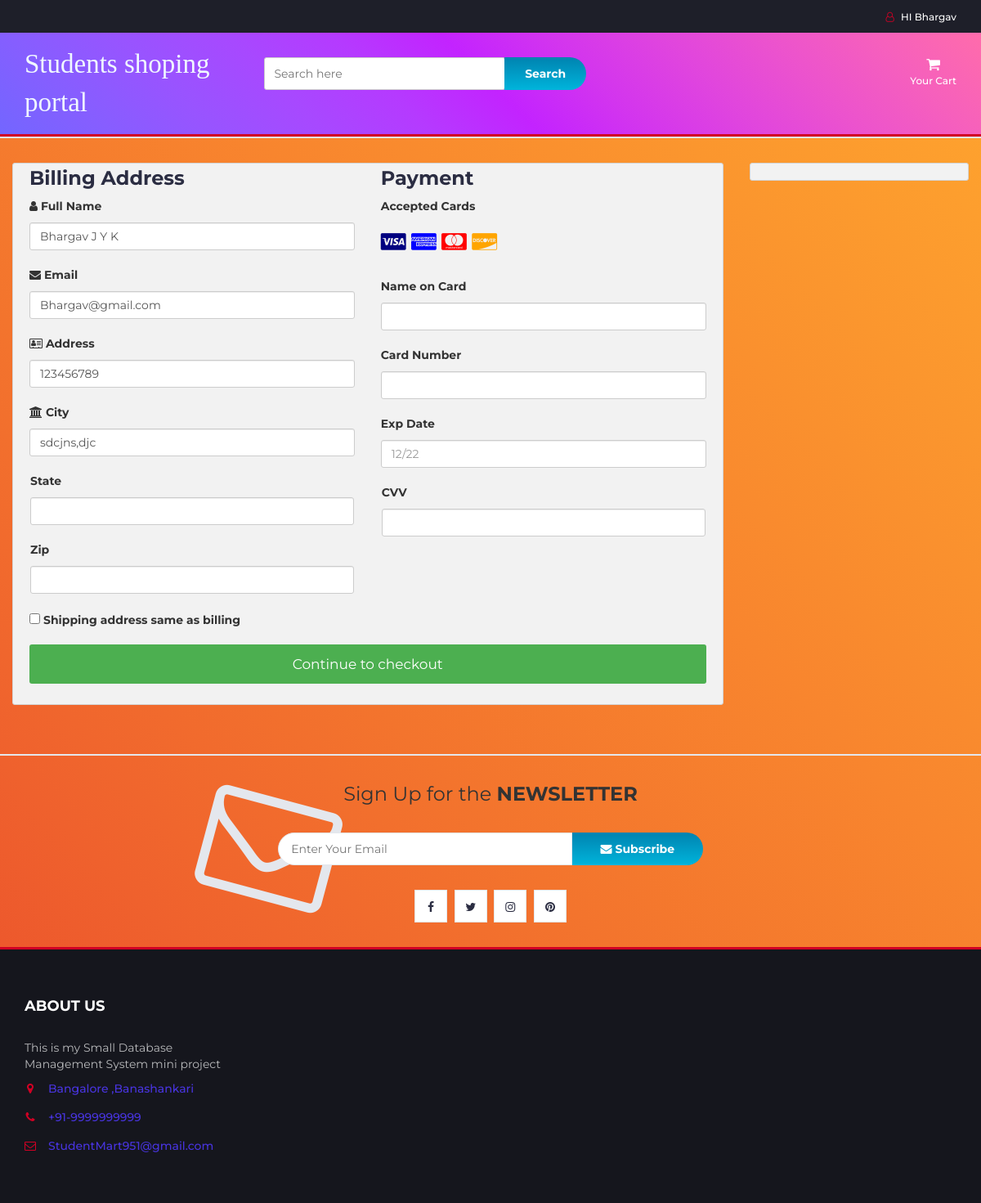
The page /checkout.php (signed in) on the database its author committed.
### tables this page shows
CREATE TABLE `user_info` (
  `user_id` int(10) NOT NULL,
  `first_name` varchar(100) NOT NULL,
  `last_name` varchar(100) NOT NULL,
  `email` varchar(300) NOT NULL,
  `password` varchar(300) NOT NULL,
  `mobile` varchar(10) NOT NULL,
  `address1` varchar(300) NOT NULL,
  `address2` varchar(11) NOT NULL
);

### checkout.php (the view, shortened to what this page needs)
<?php
include "db.php";
include "header.php";
?>
<section class="section">
	<div class="container-fluid">
		<div class="row-checkout">
		<?php
		if(isset($_SESSION["uid"])){
			$sql = "SELECT * FROM user_info WHERE user_id='$_SESSION[uid]'";
			$query = mysqli_query($con,$sql);
			$row=mysqli_fetch_array($query);
		echo'
			<div class="col-75">
				<div class="container-checkout">
				<form id="checkout_form" action="checkout_process.php" method="POST" class="was-validated">
					<div class="row-checkout">
					<div class="col-50">
						<h3>Billing Address</h3>
						<label for="fname"><i class="fa fa-user" ></i> Full Name</label>
						<input type="text" id="fname" class="form-control" name="firstname" pattern="^[a-zA-Z ]+$"  value="'.$row["first_name"].' '.$row["last_name"].'">
						<label for="email"><i class="fa fa-envelope"></i> Email</label>
						<input type="text" id="email" name="email" class="form-control" pattern="^[_a-z0-9-]+(\.[_a-z0-9-]+)*@[a-z0-9]+(\.[a-z]{2,4})$" value="'.$row["email"].'" required>
						<label for="adr"><i class="fa fa-address-card-o"></i> Address</label>
						<input type="text" id="adr" name="address" class="form-control" value="'.$row["address1"].'" required>
						<label for="city"><i class="fa fa-institution"></i> City</label>
						<input type="text" id="city" name="city" class="form-control" value="'.$row["address2"].'" pattern="^[a-zA-Z ]+$" required>
						<div class="row">
						<div class="col-50">
							<label for="state">State</label>
							<input type="text" id="state" name="state" class="form-control" pattern="^[a-zA-Z ]+$" required>
						</div>
						<div class="col-50">
							<label for="zip">Zip</label>
							<input type="text" id="zip" name="zip" class="form-control" pattern="^[0-9]{6}(?:-[0-9]{4})?$" required>
						</div>
						</div>
					</div>
					<div class="col-50">
						<h3>Payment</h3>
						<label for="fname">Accepted Cards</label>
						<div class="icon-container">
						<i class="fa fa-cc-visa" style="color:navy;"></i>
						<i class="fa fa-cc-amex" style="color:blue;"></i>
						<i class="fa fa-cc-mastercard" style="color:red;"></i>
						<i class="fa fa-cc-discover" style="color:orange;"></i>
						</div>
						<label for="cname">Name on Card</label>
						<input type="text" id="cname" name="cardname" class="form-control" pattern="^[a-zA-Z ]+$" required>
						<div class="form-group" id="card-number-field">
                        <label for="cardNumber">Card Number</label>
                        <input type="text" class="form-control" id="cardNumber" name="cardNumber" required>
                    </div>
						<label for="expdate">Exp Date</label>
						<input type="text" id="expdate" name="expdate" class="form-control" pattern="^((0[1-9])|(1[0-2]))\/(\d{2})$" placeholder="12/22"required>
						<div class="row">
						<div class="col-50">
							<div class="form-group CVV">
								<label for="cvv">CVV</label>
								<input type="text" class="form-control" name="cvv" id="cvv" required>
						</div>
						</div>
					</div>
					</div>
					</div>
					<label><input type="CHECKBOX" name="q" class="roomselect" value="conform" required> Shipping address same as billing
					</label>';
					$total=0;
					$total_count=$_POST['total_count'];
				echo'
				<input type="hidden" name="total_count" value="'.$total_count.'">
					<input type="hidden" name="total_price" value="'.$total.'">
					<input type="submit" id="submit" value="Continue to checkout" class="checkout-btn">
				</form>
				</div>
			</div>
			';
		}else{
			echo"<script>window.location.href = 'cart.php'</script>";
		}
		?>
			<div class="col-25">
				<div class="container-checkout">
				</div>
			</div>
		</div>
	</div>
</section>
		<div id="newsletter" class="section">
			<div class="container">
				<div class="row">
					<div class="col-md-12">
						<div class="newsletter">
							<p>Sign Up for the <strong>NEWSLETTER</strong></p>
							<form >
								<input class="input" type="email" placeholder="Enter Your Email">
								<button class="newsletter-btn"><i class="fa fa-envelope"></i> Subscribe</button>
							</form>
							<ul class="newsletter-follow">
								<li>
									<a href="#"><i class="fa fa-facebook"></i></a>
								</li>
								<li>
									<a href="#"><i class="fa fa-twitter"></i></a>
								</li>
								<li>
									<a href="#"><i class="fa fa-instagram"></i></a>
								</li>
								<li>
									<a href="#"><i class="fa fa-pinterest"></i></a>
								</li>
							</ul>
						</div>
					</div>
				</div>
			</div>
		</div>
<?php
include "footer.php";
?>

### header.php (shortened to what this page needs)
<!DOCTYPE html>
<html lang="en">
	<head>
		<link type="text/css" rel="stylesheet" href="css/bootstrap.min.css"/>
		<link type="text/css" rel="stylesheet" href="css/slick.css"/>
		<link type="text/css" rel="stylesheet" href="css/slick-theme.css"/>
		<link type="text/css" rel="stylesheet" href="css/nouislider.min.css"/>
		<link rel="stylesheet" href="css/font-awesome.min.css">
		<link type="text/css" rel="stylesheet" href="css/style.css"/>
		<link type="text/css" rel="stylesheet" href="css/accountbtn.css"/>
    </head>
	<body>
		<header>
			<div id="top-header">
				<div class="container">
					<ul class="header-links pull-right">
						<li><?php
                             include "db.php";
                            if(isset($_SESSION["uid"])){
                                $sql = "SELECT first_name FROM user_info WHERE user_id='$_SESSION[uid]'";
                                $query = mysqli_query($con,$sql);
                                $row=mysqli_fetch_array($query);
                                echo '
                               <div class="dropdownn">
                                  <a href="#" class="dropdownn" data-toggle="modal" data-target="#myModal" ><i class="fa fa-user-o"></i> HI '.$row["first_name"].'</a>
                                  <div class="dropdownn-content">
                                    <a href="" data-toggle="modal" data-target="#profile"><i class="fa fa-user-circle" aria-hidden="true" ></i>My Profile</a>
                                    <a href="logout.php"  ><i class="fa fa-sign-in" aria-hidden="true"></i>Log out</a>
                                  </div>
                                </div>';
                            }
                                             ?>
                                </li>
					</ul>
				</div>
			</div>
			<div id="header">
				<div class="container">
					<div class="row">
						<div class="col-md-3">
							<div class="header-logo">
								<a href="#" class="logo">
								<font style="font-style:normal; font-size: 33px;color: aliceblue;font-family: serif">
                                        Students shoping portal
                                    </font>
								</a>
							</div>
						</div>
						<div class="col-md-6">
							<div class="header-search">
								<form>
									<input class="input" id="search" type="text" placeholder="Search here">
									<button type="submit" id="search_btn" class="search-btn">Search</button>
								</form>
							</div>
						</div>
						<div class="col-md-3 clearfix">
							<div class="header-ctn">
								<div class="dropdown">
									<a href="cart.php" style="width:100%;">
										<i class="fa fa-shopping-cart"></i>
										<span>Your Cart</span>
									</a>
									</div>
									</div>
							</div>
						</div>
					</div>
				</div>
		</header>
		<nav id='navigation'>
		</nav>

### css/style.css (style rules this page uses)
body { font-family: 'Montserrat', sans-serif; font-weight: 400; background-image: linear-gradient(-134deg, #FFA62E 0%, #FB962E 20%, #F8852E 40%, #F3742D 60%, #EF612D 80%, #EA4D2C 100%); }
h1, h2, h3, h4, h5, h6 { color: #2B2D42; font-weight: 700; margin: 0 0 10px; }
a { color: #2B2D42; font-weight: 500; -webkit-transition: 0.2s color; transition: 0.2s color; }
ul, ol { margin: 0; padding: 0; list-style: none }
.input { height: 40px; padding: 0px 15px; border: 1px solid #E4E7ED; background-color: #FFF; width: 100%; }
.section { padding-top: 30px; padding-bottom: 30px; }
#top-header { padding-top: 10px; padding-bottom: 10px; background-color: #1E1F29; }
.header-links li { display: inline-block; margin-right: 15px; font-size: 12px; }
.header-links li:last-child { margin-right: 0px; }
.header-links li a { color: #FFF; }
.header-links li i { color: #D10024; margin-right: 5px; }
#header { padding-top: 15px; padding-bottom: 15px; background-image: linear-gradient(-135deg, #FF6CAB 0%, #F660BC 10%, #EC53CD 20%, #E045DE 30%, #D335EE 40%, #C323FF 50%, #B53AFF 60%, #A749FF 70%, #9854FF 80%, #865EFF 90%, #7366FF 100%); }
.header-logo { float: left; }
.header-search { padding: 15px 0px; }
.header-search form { position: relative; }
.header-search form .input { width: calc(100% - 260px); margin-right: -4px; }
.header-search form .search-btn { height: 40px; width: 100px; background: #00B4DB; background: -webkit-linear-gradient(to bottom, #0083B0, #00B4DB); background: linear-gradient(to bottom, #0083B0, #00B4DB); color: #FFF; font-weight: 700; border: none; border-radius: 0px 40px 40px 0px; }
.header-ctn { float: right; padding: 15px 0px; }
.header-ctn>div { display: inline-block; }
.header-ctn>div>a { display: block; position: relative; width: 90px; text-align: center; color: #FFF; }
.header-ctn>div>a>i { display: block; font-size: 18px; }
.header-ctn>div>a>span { font-size: 12px; }
#navigation { background: #FFF; border-bottom: 2px solid #E4E7ED; border-top: 3px solid #D10024; }
#newsletter.section { border-top: 2px solid #E4E7ED; border-bottom: 3px solid #D10024; margin-top: 30px; }
.newsletter { text-align: center; }
.newsletter p { font-size: 24px; }
.newsletter form { position: relative; max-width: 520px; margin: 30px auto; }
.newsletter form:after { content: "\f003"; font-family: FontAwesome; position: absolute; font-size: 160px; color: #E4E7ED; top: 15px; -webkit-transform: translateY(-50%) rotate(15deg); -ms-transform: translateY(-50%) rotate(15deg); transform: translateY(-50%) rotate(15deg); z-index: -1; left: -90px; }
.newsletter form .input { width: calc(100% - 160px); margin-right: -4px; border-radius: 40px 0px 0px 40px; }
.newsletter form .newsletter-btn { width: 160px; height: 40px; font-weight: 700; background: #00B4DB; background: -webkit-linear-gradient(to bottom, #0083B0, #00B4DB); background: linear-gradient(to bottom, #0083B0, #00B4DB); color: #FFF; border: none; border-radius: 0px 40px 40px 0px; }
.newsletter .newsletter-follow { text-align: center; }
.newsletter .newsletter-follow li { display: inline-block; margin-right: 5px; }
.newsletter .newsletter-follow li:last-child { margin-right: 0px; }
.newsletter .newsletter-follow li a { position: relative; display: block; width: 40px; height: 40px; text-align: center; line-height: 40px; border: 1px solid #E4E7ED; background-color: #FFF; -webkit-transition: 0.2s all; transition: 0.2s all; }

### css/accountbtn.css (style rules this page uses)
.dropdownn { position: relative; display: inline-block; }

### checkout.php (style rules this page uses)
.row-checkout { display: -ms-flexbox; display: flex; -ms-flex-wrap: wrap; flex-wrap: wrap; margin: 0 -16px; }
.col-25 { -ms-flex: 25%; flex: 25%; }
.col-50 { -ms-flex: 50%; flex: 50%; }
.col-75 { -ms-flex: 75%; flex: 75%; }
.col-25, .col-50, .col-75 { padding: 0 16px; }
.container-checkout { background-color: #f2f2f2; padding: 5px 20px 15px 20px; border: 1px solid lightgrey; border-radius: 3px; }
input[type=text] { width: 100%; margin-bottom: 20px; padding: 12px; border: 1px solid #ccc; border-radius: 3px; }
label { margin-bottom: 10px; display: block; }
.icon-container { margin-bottom: 20px; padding: 7px 0; font-size: 24px; }
.checkout-btn { background-color: #4CAF50; color: white; padding: 12px; margin: 10px 0; border: none; width: 100%; border-radius: 3px; cursor: pointer; font-size: 17px; }

### rows shown on the page
user_info: first_name "Bhargav", firstname "Bhargav J Y K", email "Bhargav@gmail.com", address "123456789", city "sdcjns,djc"
